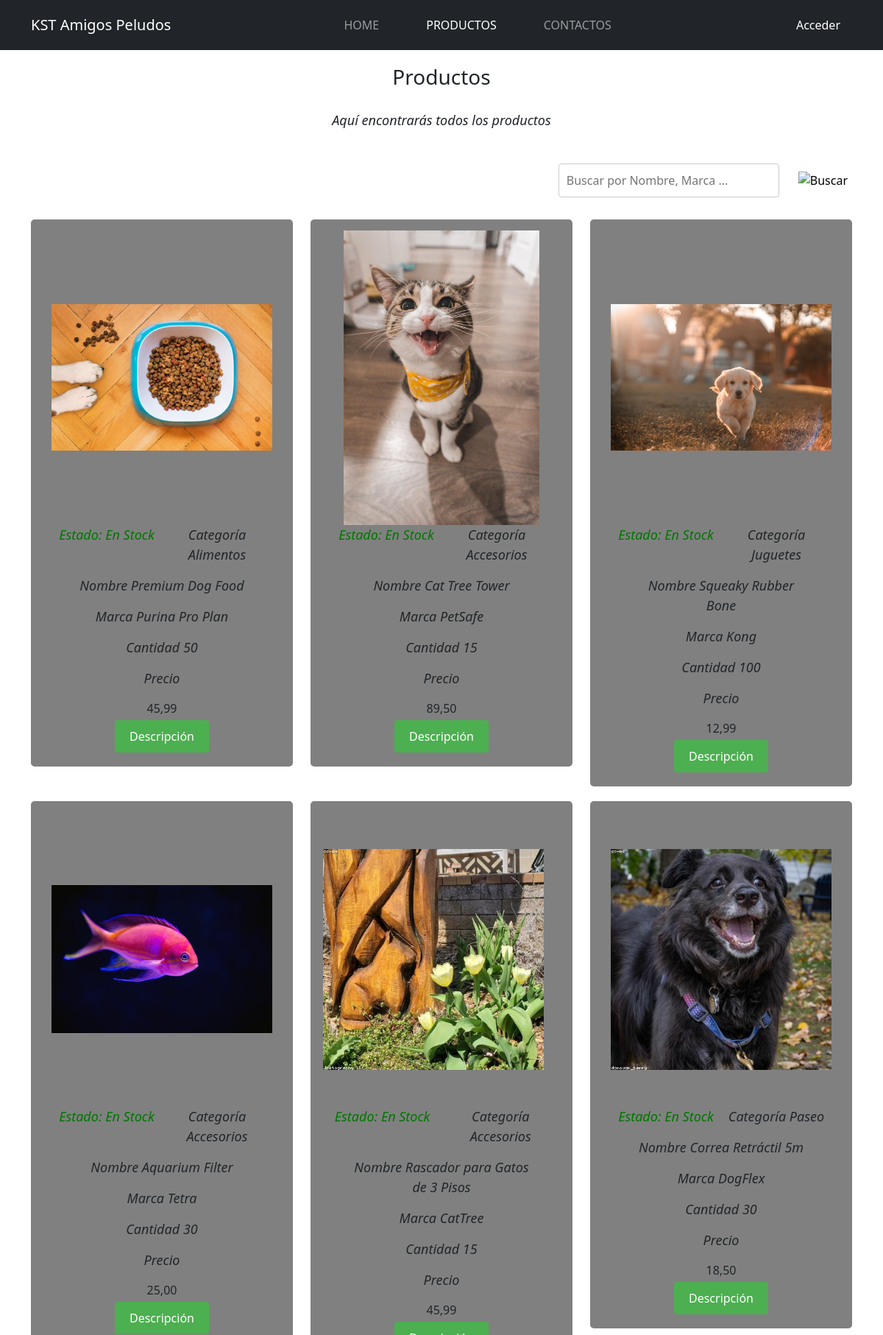
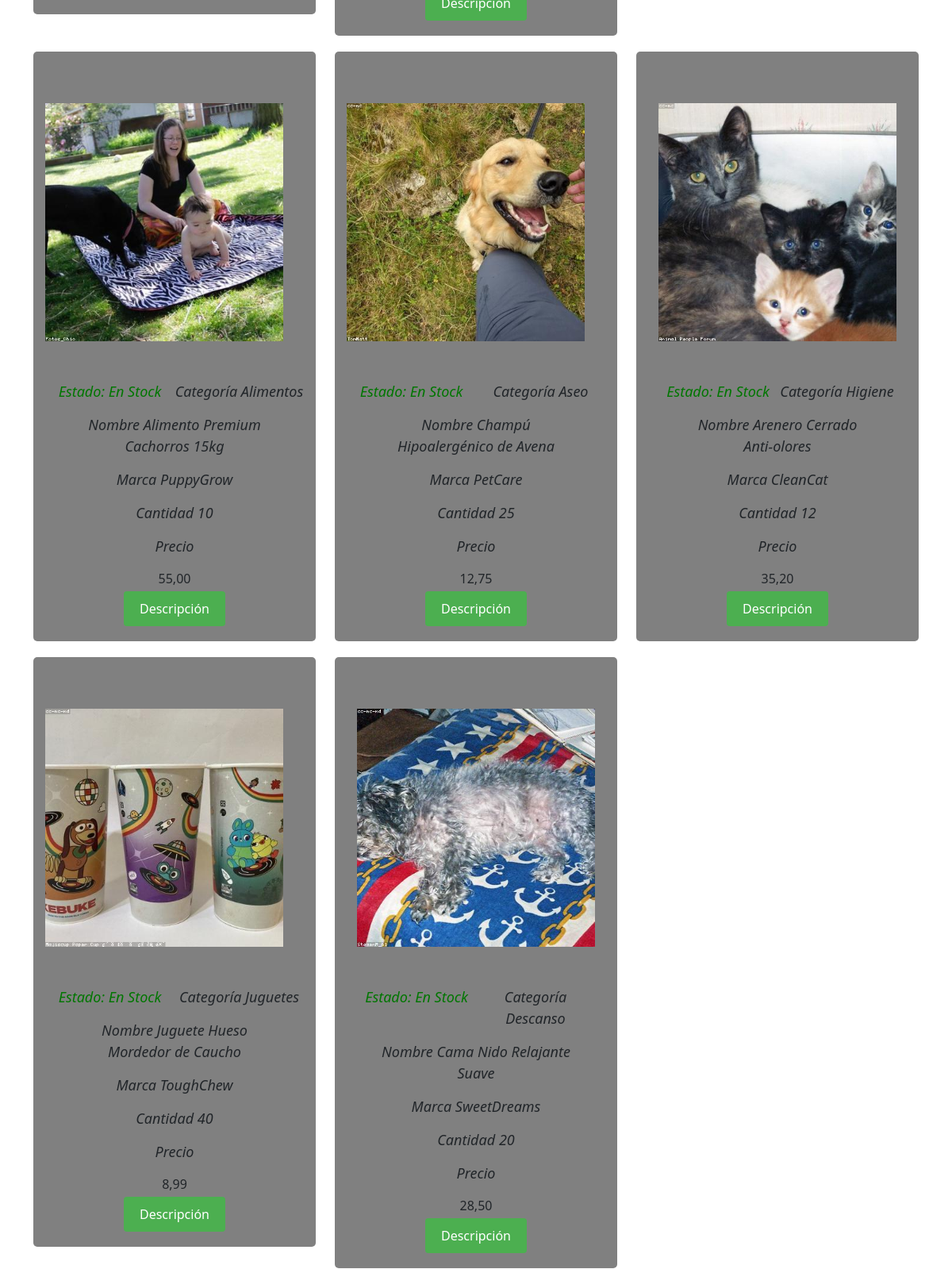
The page /Productos (upper part) on the database its author committed (2 pictures, top to bottom).
### TiendaMascotaApp/models.py (models this page shows)
class Producto(models.Model):
    nombreProd = models.CharField(max_length=50,null=True)
    marca=models.CharField(max_length=20,null=False,default="N/A")
    categoria = models.CharField(max_length=20,null=False)
    descripcion = models.CharField(max_length=100,default="N/A")
    cantidad = models.IntegerField(default=0)
    precio = models.DecimalField(max_digits=8, decimal_places=2, default=0.00, null=True, blank=True)
    foto= models.ImageField(upload_to="fotos", default="fotos/default.png")

### TiendaMascotaApp/views.py (the view)
# urls.py: path('Productos', views.Productos, name="Productos"),
def Productos(request):
    rol, correo = var(request)
    query = request.GET.get('buscarProd', '')  # Obtén el término de búsqueda desde la query string
    if query:
        productos = Producto.objects.filter(
            Q(nombreProd__icontains=query) |
            Q(marca__icontains=query) |
            Q(categoria__icontains=query)
        )
    else:
        productos = Producto.objects.all()  # Muestra todos los productos si no hay búsqueda
    return render(request, "Productos.html", {'productos': productos, 'user_role': rol, 'user_correo': correo})

### TiendaMascotaApp/views.py (called while the page is built)
def var(request):
    rol = request.session.get('usuario_rol', None)
    correo = request.session.get('usuario_correo', None)
    return rol,correo

### TiendaMascotaApp/template/Productos.html (shortened to what this page needs)
{% extends "HeadFoot.html" %}
{% load static %}
{% block content %}
<section>
    <div id="tour" class="bg-1">
        <div class="container">
            <h3 class="text-center">Productos</h3>
            <p class="text-center">Aquí encontrarás todos los productos</p>
            <div class="row text-center">
                <form method="get" action="{% url 'Productos' %}">
                    <div class="busquedad">
                        <input type="text" name="buscarProd" class="buscarProd" placeholder="Buscar por Nombre, Marca ...">
                        <button type="submit" class="btnBuscar" role="button">
                            <img src="https://img.icons8.com/?size=100&id=aBNtkpYvycsP&format=png&color=000000" alt="Buscar">
                        </button>
                    </div>
                </form>
                {%for producto in productos%}
                <div class="col-sm-4" style="padding-bottom: 20px;">
                    <div class="thumbnail">
                        <div class="imgpr"><img  src="{{ producto.foto.url }}" >
                        </div>
                        <div class="categoria">
                            {%if producto.cantidad > 0 %}
                            <p class="estadod">Estado:  En Stock</p>
                            {%else%}
                            <p class="estadond">Estado: No Disponible</p>
                            {%endif%}
                            <p>Categoría {{ producto.categoria }} </p>
                        </div>
                        <p><strong>Nombre {{ producto.nombreProd }}</strong></p>
                        <p class="marca">Marca {{ producto.marca }} </p>
                        <p class="cantidad">Cantidad {{ producto.cantidad }} </p>
                        <div class="wrap-money">
                            <p class="precio">
                                <span>Precio</span>
                            </p>
                            <div class="texto-porKilo">{{ producto.precio }}</div>
                        </div>
                        <div class="btndes">
                        <a href="{% url 'DescProd' producto.id %}" role="button" class="btn">Descripción</a>
                        </div>
                    </div>
                </div>
                {%endfor%}
            </div>
        </div>
    </div>
</section>
{% endblock %}

### TiendaMascotaApp/template/HeadFoot.html (shortened to what this page needs)
<!DOCTYPE html>
<html lang="es">
<head>
    {% load static %}
    <link href="https://cdn.jsdelivr.net/npm/bootstrap@5.0.2/dist/css/bootstrap.min.css" rel="stylesheet">
    <link rel="stylesheet" type="text/css" href="{% static 'css/HeadFoot.css' %}">
    <link rel="stylesheet" type="text/css" href="{% static 'css/productos.css' %}">
    <link rel="stylesheet" type="text/css" href="{% static 'css/DescProd.css' %}">
    <link rel="stylesheet" type="text/css" href="{% static 'css/home.css' %}">
    <link rel="stylesheet" type="text/css" href="{% static 'css/ModProd.css' %}">
    <link rel="stylesheet" type="text/css" href="{% static 'css/Contactos.css' %}">
</head>
<body>
    <nav class="navbar navbar-expand-lg bg-body-tertiary navbar-dark bg-dark" id="mainNav">
        <div class="container">
            <a class="navbar-brand mx-auto " href="{% url 'home' %}">KST Amigos Peludos</a>
            <div class="collapse navbar-collapse" id="navbarNavComponents">
                <ul class="navbar-nav mx-auto">
                    <li class="nav-item  px-lg-4">
                        <a class="nav-link {% if request.path == '/' %} active {% endif %} text-uppercase text-expanded" href="{% url 'home' %}">Home</a>
                    </li>
                    <li class="nav-item px-lg-4">
                        <a class="nav-link text-uppercase text-expanded {% if request.path == '/Productos' %} active {%endif%}" href="{% url 'Productos' %}">Productos</a>
                    </li>
                    <li class="nav-item px-lg-4 ">
                        <a class="nav-link text-uppercase text-expanded {% if request.path == '/Contactos' %} active {%endif%} " href="{% url 'Contactos' %}">Contactos</a>
                    </li>
                </ul>
                {% if user_correo %}
                        <div class="dropdown">
                            <button class="dropbtn">{{ user_correo }}
                                <i class="fa fa-caret-down"></i>
                            </button>
                            <div class="dropdown-content">
                                <a href="{% url 'Logout' %}">Salir</a>
                            </div>
                        </div>
                    {% else %}
                        <div class="dropdown">
                            <button class="dropbtn">Acceder
                            </button>
                        </div>
                    {% endif %}
            </div>
        </div>
    </nav>
    <div>
        {% block content %}
        {% endblock %}
    </div>
</body>
</html>

### TiendaMascotaApp/static/css/HeadFoot.css (style rules this page uses)
.dropdown .dropbtn { font-size: 16px; border: none; outline: none; color: white; padding: 14px 16px; background-color: inherit; font-family: inherit; margin: 0; }

### TiendaMascotaApp/static/css/productos.css (style rules this page uses)
.thumbnail { display: grid; background: grey; padding: 15px; border-radius: 5px; transition: transform 0.2s; justify-content: center; box-sizing: border-box; overflow: hidden; }
.thumbnail img { width: 100%; max-height: 400px; display: grid; place-items: center; }
.btn { background-color: #4CAF50; color: white; border: none; padding: 10px 20px; text-align: center; text-decoration: none; display: inline-block; font-size: 16px; margin: 4px 2px; transition-duration: 0.4s; cursor: pointer; }
.marca { font-size: 18; font-weight: bold; text-justify: distribute; }
.imgpr { width: 300px; height: 400px; overflow: hidden; display: flex; align-items: center; justify-content: center; box-sizing: border-box; }
.imgpr img { max-width: 100%; max-height: 100%; width: auto; height: auto; box-sizing: border-box }
.busquedad { display: flex; align-items: center; justify-content: flex-end; gap: 10px; padding: 30px 0px 30px 0px; }
.busquedad input { flex: 1; padding: 10px; border: 1px solid #ccc; border-radius: 4px; display: 'none'; max-width: 300px; }
.busquedad img { width: 50px; height: 50px; margin-left: 10px; }
.btnBuscar { background-color: transparent; margin:none; border: none; background: none; }
.categoria { display: flex; text-align: right; }
.categoria p { width: 100%; }
.estadod { text-align: left; color: #007600; font-weight: bold; }
.container h3 { padding-top: 20px; padding-bottom: 20px; }

### TiendaMascotaApp/static/css/DescProd.css (style rules this page uses)
.btn { background-color: #4CAF50; color: white; border: none; padding: 10px 20px; text-align: center; text-decoration: none; display: inline-block; font-size: 16px; margin: 4px 2px; transition-duration: 0.4s; cursor: pointer; }
.marca { font-size: 18; font-weight: bold; text-justify: distribute; }

### TiendaMascotaApp/static/css/home.css (style rules this page uses)
.container p { font-weight: lighter; font-size: 18px; font-style: italic; text-align: center; width: 80%; margin: 0 auto; padding-bottom: 15px; }

### rows shown on the page
Producto: foto (picture), shows "Estado: En Stock", categoria "Alimentos", nombreProd "Premium Dog Food", marca "Purina Pro Plan", cantidad "50", precio "45,99"
Producto: foto (picture), shows "Estado: En Stock", categoria "Accesorios", nombreProd "Cat Tree Tower", marca "PetSafe", cantidad "15", precio "89,50"
Producto: foto (picture), shows "Estado: En Stock", categoria "Juguetes", nombreProd "Squeaky Rubber Bone", marca "Kong", cantidad "100", precio "12,99"
Producto: foto (picture), shows "Estado: En Stock", categoria "Accesorios", nombreProd "Aquarium Filter", marca "Tetra", cantidad "30", precio "25,00"
Producto: foto (picture), shows "Estado: En Stock", categoria "Accesorios", nombreProd "Rascador para Gatos de 3 Pisos", marca "CatTree", cantidad "15", precio "45,99"
Producto: foto (picture), shows "Estado: En Stock", categoria "Paseo", nombreProd "Correa Retráctil 5m", marca "DogFlex", cantidad "30", precio "18,50"
Producto: foto (picture), shows "Estado: En Stock", categoria "Alimentos", nombreProd "Alimento Premium Cachorros 15kg", marca "PuppyGrow", cantidad "10", precio "55,00"
Producto: foto (picture), shows "Estado: En Stock", categoria "Aseo", nombreProd "Champú Hipoalergénico de Avena", marca "PetCare", cantidad "25", precio "12,75"
Producto: foto (picture), shows "Estado: En Stock", categoria "Higiene", nombreProd "Arenero Cerrado Anti-olores", marca "CleanCat", cantidad "12", precio "35,20"
Producto: foto (picture), shows "Estado: En Stock", categoria "Juguetes", nombreProd "Juguete Hueso Mordedor de Caucho", marca "ToughChew", cantidad "40", precio "8,99"
Producto: foto (picture), shows "Estado: En Stock", categoria "Descanso", nombreProd "Cama Nido Relajante Suave", marca "SweetDreams", cantidad "20", precio "28,50"
